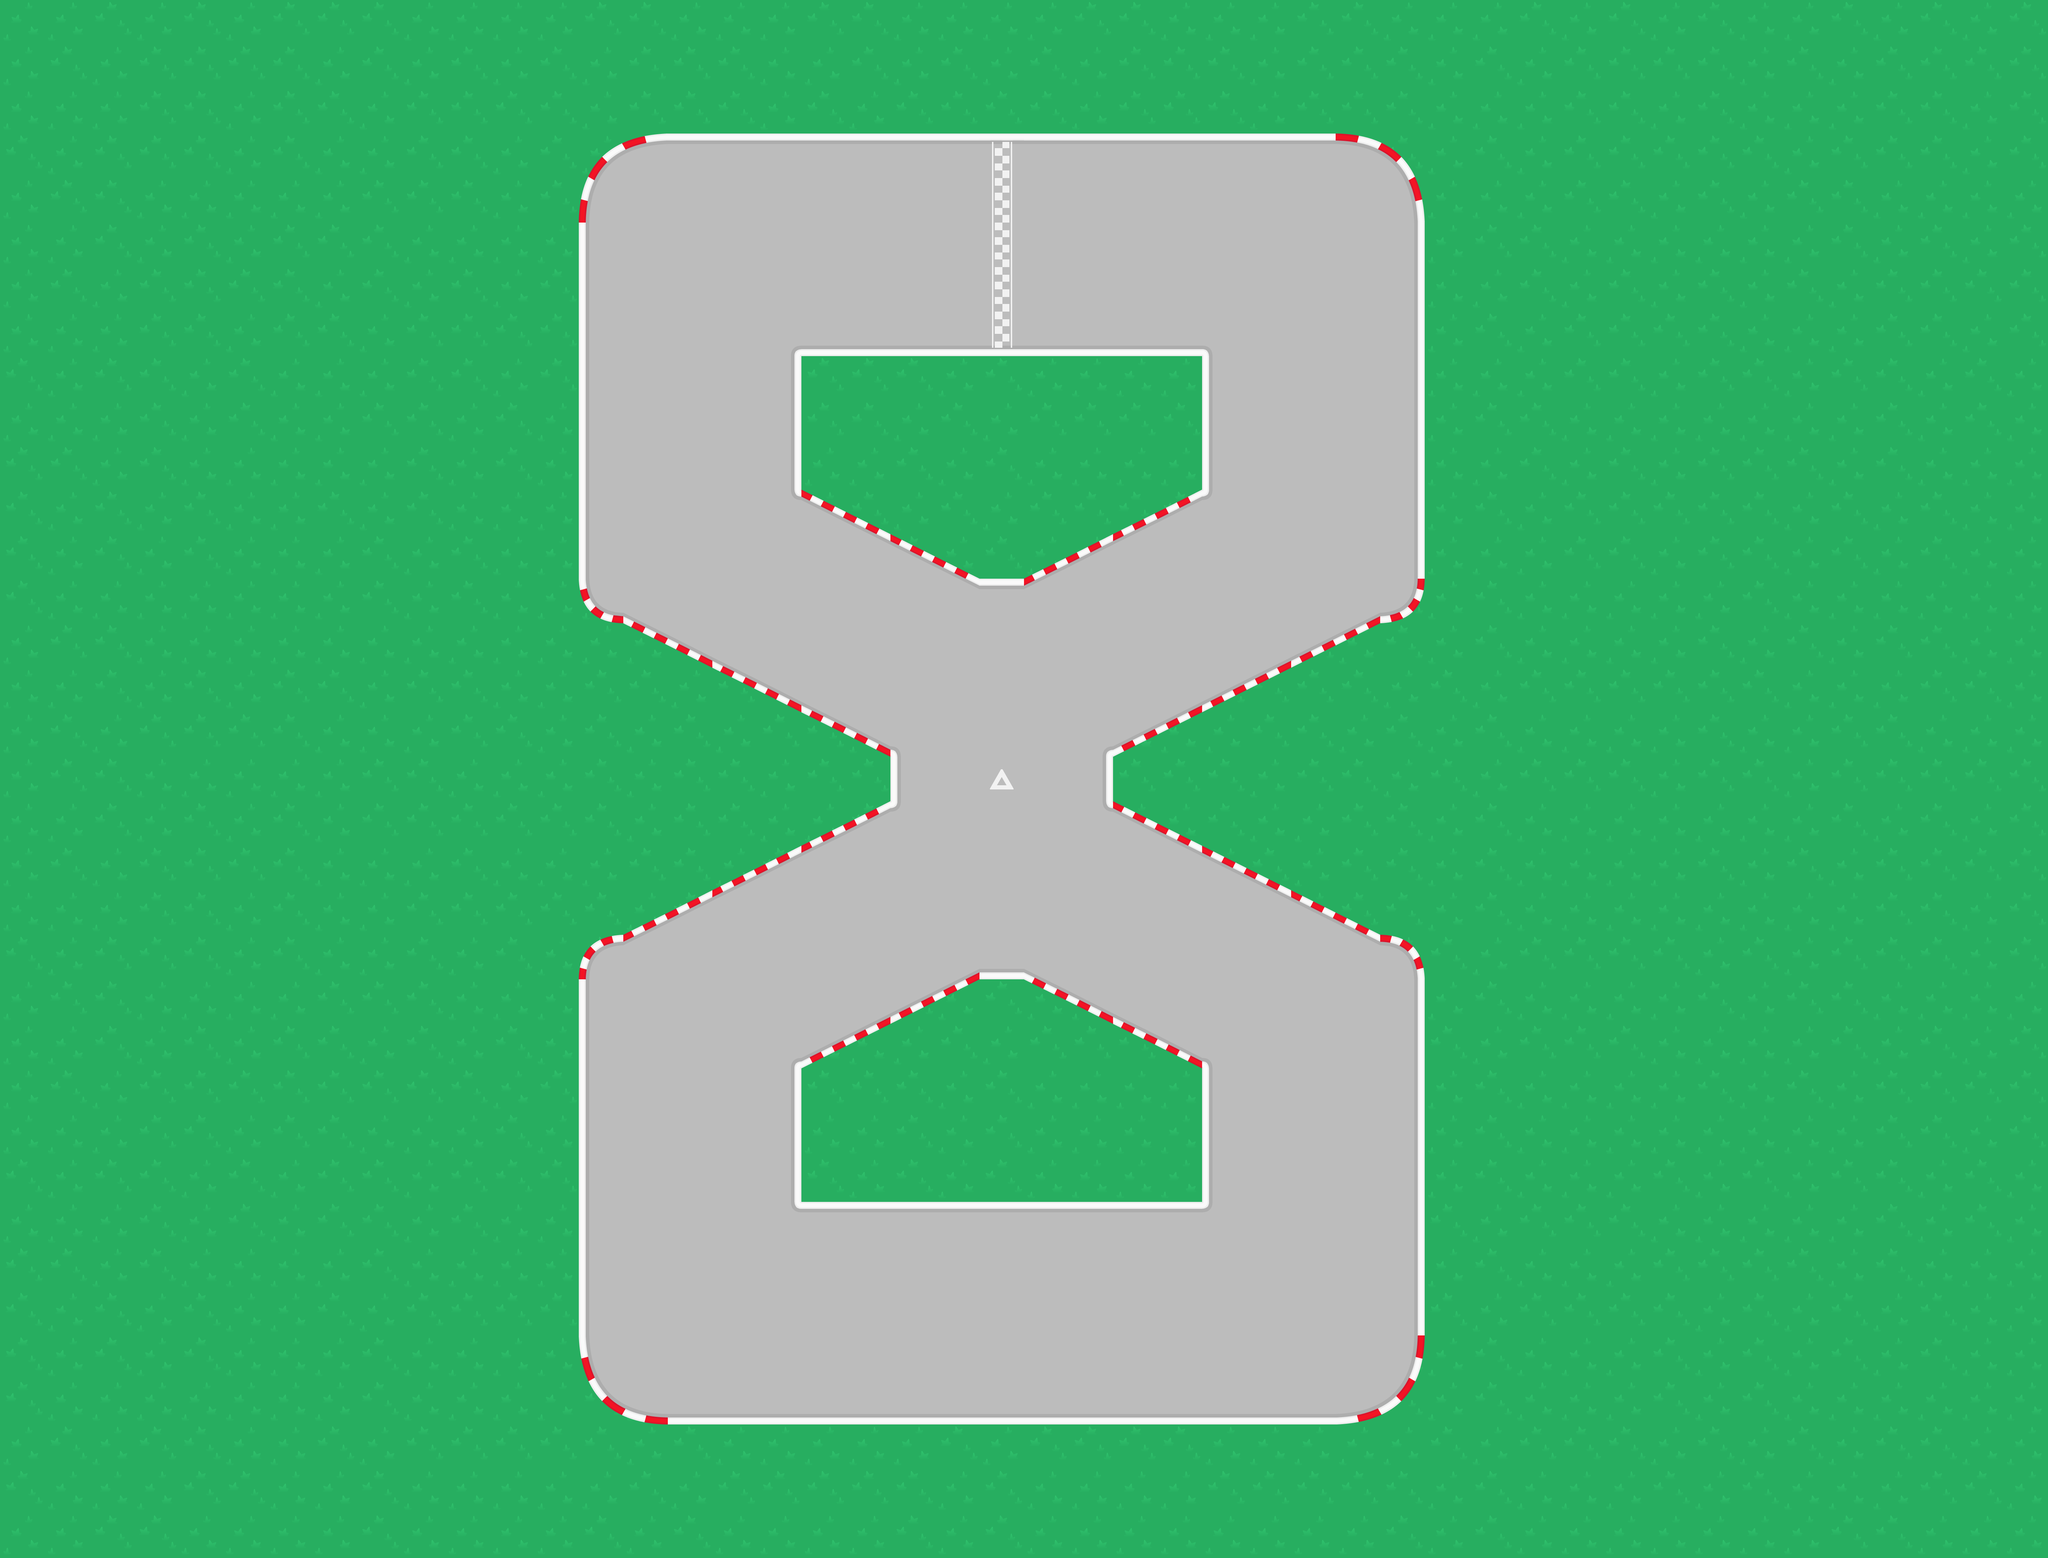

Below is a game level as drawn by its tile map, then a one-line description and the .tmx that defines it (tile-layer data replaced by summaries):
An orthogonal 46x35 tile map with 128x128 px tiles, 2 tile layers (Back, Track), 3 tilesets and 69 objects (GoalLine, 0, Car).

<map version="1.2" tiledversion="1.3.2" orientation="orthogonal" renderorder="right-down" compressionlevel="0" width="46" height="35" tilewidth="128" tileheight="128" infinite="0" nextlayerid="11" nextobjectid="72">
 <tileset firstgid="1" source="asphalt-whitelines.tsx" />
 <tileset firstgid="91" source="spritesheet_tiles.tsx" />
 <tileset firstgid="556" source="objects.tsx" />
 <layer id="9" name="Back" width="46" height="35">
  <data>[1610 cells, 1605 non-empty, 2 distinct tile ids]</data>
 </layer>
 <layer id="10" name="Track" width="46" height="35">
  <data>[1610 cells, 435 non-empty, 41 distinct tile ids]</data>
 </layer>
 <objectgroup id="3" name="Stuff">
  <object id="2" gid="582" x="3572" y="2324" width="256" height="256" />
  <object id="3" gid="584" x="1920" y="2320" width="256" height="256" rotation="7.36677" />
  <object id="4" gid="592" x="2656" y="360" width="448" height="223" />
  <object id="6" gid="589" x="4085.85" y="2644" width="246.525" height="237.46" rotation="8.27869" />
  <object id="7" gid="590" x="2292" y="1184" width="214.432" height="203.15" rotation="-326.004" />
  <object id="8" gid="589" x="1552.42" y="404.491" width="214" height="212" rotation="14.841" />
  <object id="9" gid="589" x="1392" y="455.434" width="184" height="192" />
  <object id="10" gid="589" x="1456.74" y="362.12" width="214" height="212" rotation="-13.9625" />
  <object id="11" gid="589" x="1549.81" y="112" width="214" height="212" rotation="-284.33" />
  <object id="12" gid="589" x="1256" y="4415.64" width="326.174" height="323.126" rotation="18.8933" />
  <object id="13" gid="589" x="1311.62" y="4641.86" width="267.102" height="317.684" rotation="-50.1942" />
  <object id="14" gid="589" x="1351.28" y="4604.62" width="326.174" height="323.126" rotation="8.21286" />
  <object id="15" gid="589" x="1604.36" y="4532.03" width="286.545" height="243.868" />
  <object id="16" gid="589" x="1691.13" y="4430.23" width="348.85" height="365.728" rotation="-310.399" />
  <object id="17" gid="589" x="1970.17" y="4617.38" width="326.174" height="323.126" />
  <object id="18" gid="589" x="2092" y="4523.29" width="359.57" height="358.948" rotation="5.8661" />
  <object id="19" gid="589" x="1903.35" y="4506.13" width="326.174" height="323.126" rotation="-6.24277" />
  <object id="20" gid="589" x="1677.52" y="4410.09" width="326.174" height="323.126" />
  <object id="21" gid="589" x="2324" y="4724" width="326.174" height="323.126" />
  <object id="22" gid="589" x="2936" y="4724" width="390.189" height="321.392" rotation="-18.119" />
  <object id="23" gid="589" x="2683.48" y="4556.41" width="290.846" height="270.476" rotation="-64.957" />
  <object id="24" gid="589" x="2508" y="4460" width="385.12" height="344.313" rotation="-15.2524" />
  <object id="25" gid="589" x="2708" y="4484" width="326.174" height="323.126" rotation="15.4636" />
  <object id="26" gid="589" x="3592.08" y="4366.14" width="326.174" height="323.126" rotation="12.1231" />
  <object id="27" gid="589" x="3264" y="4372" width="326.174" height="323.126" rotation="-292.198" />
  <object id="28" gid="589" x="3188" y="4348" width="265.939" height="258.194" rotation="19.1143" />
  <object id="29" gid="589" x="4049.15" y="4629.58" width="326.174" height="323.126" />
  <object id="30" gid="589" x="4097.68" y="4328" width="326.174" height="323.126" rotation="-13.5646" />
  <object id="31" gid="589" x="3732.12" y="4629.58" width="326.174" height="323.126" />
  <object id="32" gid="586" x="4088" y="2804.51" width="56" height="56" />
  <object id="33" gid="586" x="4040" y="2724.51" width="56" height="56" />
  <object id="34" gid="586" x="3968" y="2688.51" width="56" height="56" />
  <object id="35" gid="586" x="1624" y="2788" width="56" height="56" />
  <object id="36" gid="586" x="1684" y="2712" width="56" height="56" />
  <object id="37" gid="588" x="1632" y="2740" width="56" height="56" />
  <object id="38" gid="588" x="4068" y="2752.51" width="56" height="56" />
  <object id="39" gid="588" x="4012" y="2676.51" width="56" height="56" />
  <object id="40" gid="571" x="2156" y="2232" width="109" height="95" />
  <object id="41" gid="567" x="2456" y="2204" width="45" height="44" />
  <object id="42" gid="567" x="2508" y="2224" width="45" height="44" />
  <object id="43" gid="567" x="2504" y="2288" width="45" height="44" />
  <object id="44" gid="567" x="2452" y="2336" width="45" height="44" />
  <object id="45" gid="567" x="3208" y="2224" width="45" height="44" />
  <object id="46" gid="567" x="3236" y="2320" width="45" height="44" />
  <object id="47" gid="592" x="3140" y="360" width="448" height="223" />
  <object id="48" gid="592" x="2184" y="360" width="448" height="223" />
  <object id="49" gid="574" x="4084" y="296" width="87" height="67" />
  <object id="50" gid="573" x="4064" y="232" width="97" height="96" />
  <object id="51" gid="572" x="3952" y="224" width="89" height="72" />
  <object id="53" gid="589" x="3904" y="4445.55" width="326.174" height="323.126" rotation="18.8933" />
  <object id="54" gid="589" x="3959.62" y="4671.77" width="267.102" height="317.684" rotation="-50.1942" />
  <object id="55" gid="589" x="2952" y="4460" width="326.174" height="323.126" rotation="8.21286" />
  <object id="56" gid="589" x="3524" y="4552" width="286.545" height="243.868" />
  <object id="57" gid="589" x="4339.13" y="4460.14" width="348.85" height="365.728" rotation="-310.399" />
  <object id="58" gid="589" x="4618.17" y="4647.29" width="326.174" height="323.126" />
  <object id="59" gid="589" x="4740" y="4553.2" width="359.57" height="358.948" rotation="5.8661" />
  <object id="60" gid="589" x="4551.35" y="4536.04" width="326.174" height="323.126" rotation="-6.24277" />
  <object id="61" gid="589" x="4325.52" y="4440" width="326.174" height="323.126" />
  <object id="62" gid="589" x="4940.77" y="4690.6" width="385.12" height="344.313" rotation="-15.2524" />
  <object id="63" gid="589" x="723.07" y="4596.3" width="326.174" height="323.126" />
  <object id="64" gid="589" x="1189.88" y="4535.36" width="390.189" height="321.392" rotation="-18.119" />
  <object id="65" gid="589" x="826.71" y="4486.55" width="290.846" height="270.476" rotation="-64.957" />
  <object id="66" gid="589" x="1180" y="4280" width="385.12" height="344.313" rotation="-15.2524" />
  <object id="67" gid="589" x="905.38" y="4333.58" width="326.174" height="323.126" rotation="15.4636" />
  <object id="68" gid="589" x="1461.43" y="4296" width="326.174" height="323.126" rotation="-292.198" />
  <object id="69" gid="589" x="1467.67" y="4309.84" width="265.939" height="258.194" rotation="19.1143" />
 </objectgroup>
 <objectgroup id="4" name="Management">
  <object id="52" name="GoalLine" x="2852" y="404" width="56" height="600">
   <properties>
    <property name="object" value="gl" />
   </properties>
  </object>
  <object id="70" name="0" x="2888" y="3476" width="56" height="596">
   <properties>
    <property name="object" value="cp" />
   </properties>
  </object>
  <object id="71" name="Car" x="2056" y="688" width="104" height="64">
   <properties>
    <property name="object" value="car" />
   </properties>
  </object>
 </objectgroup>
</map>
